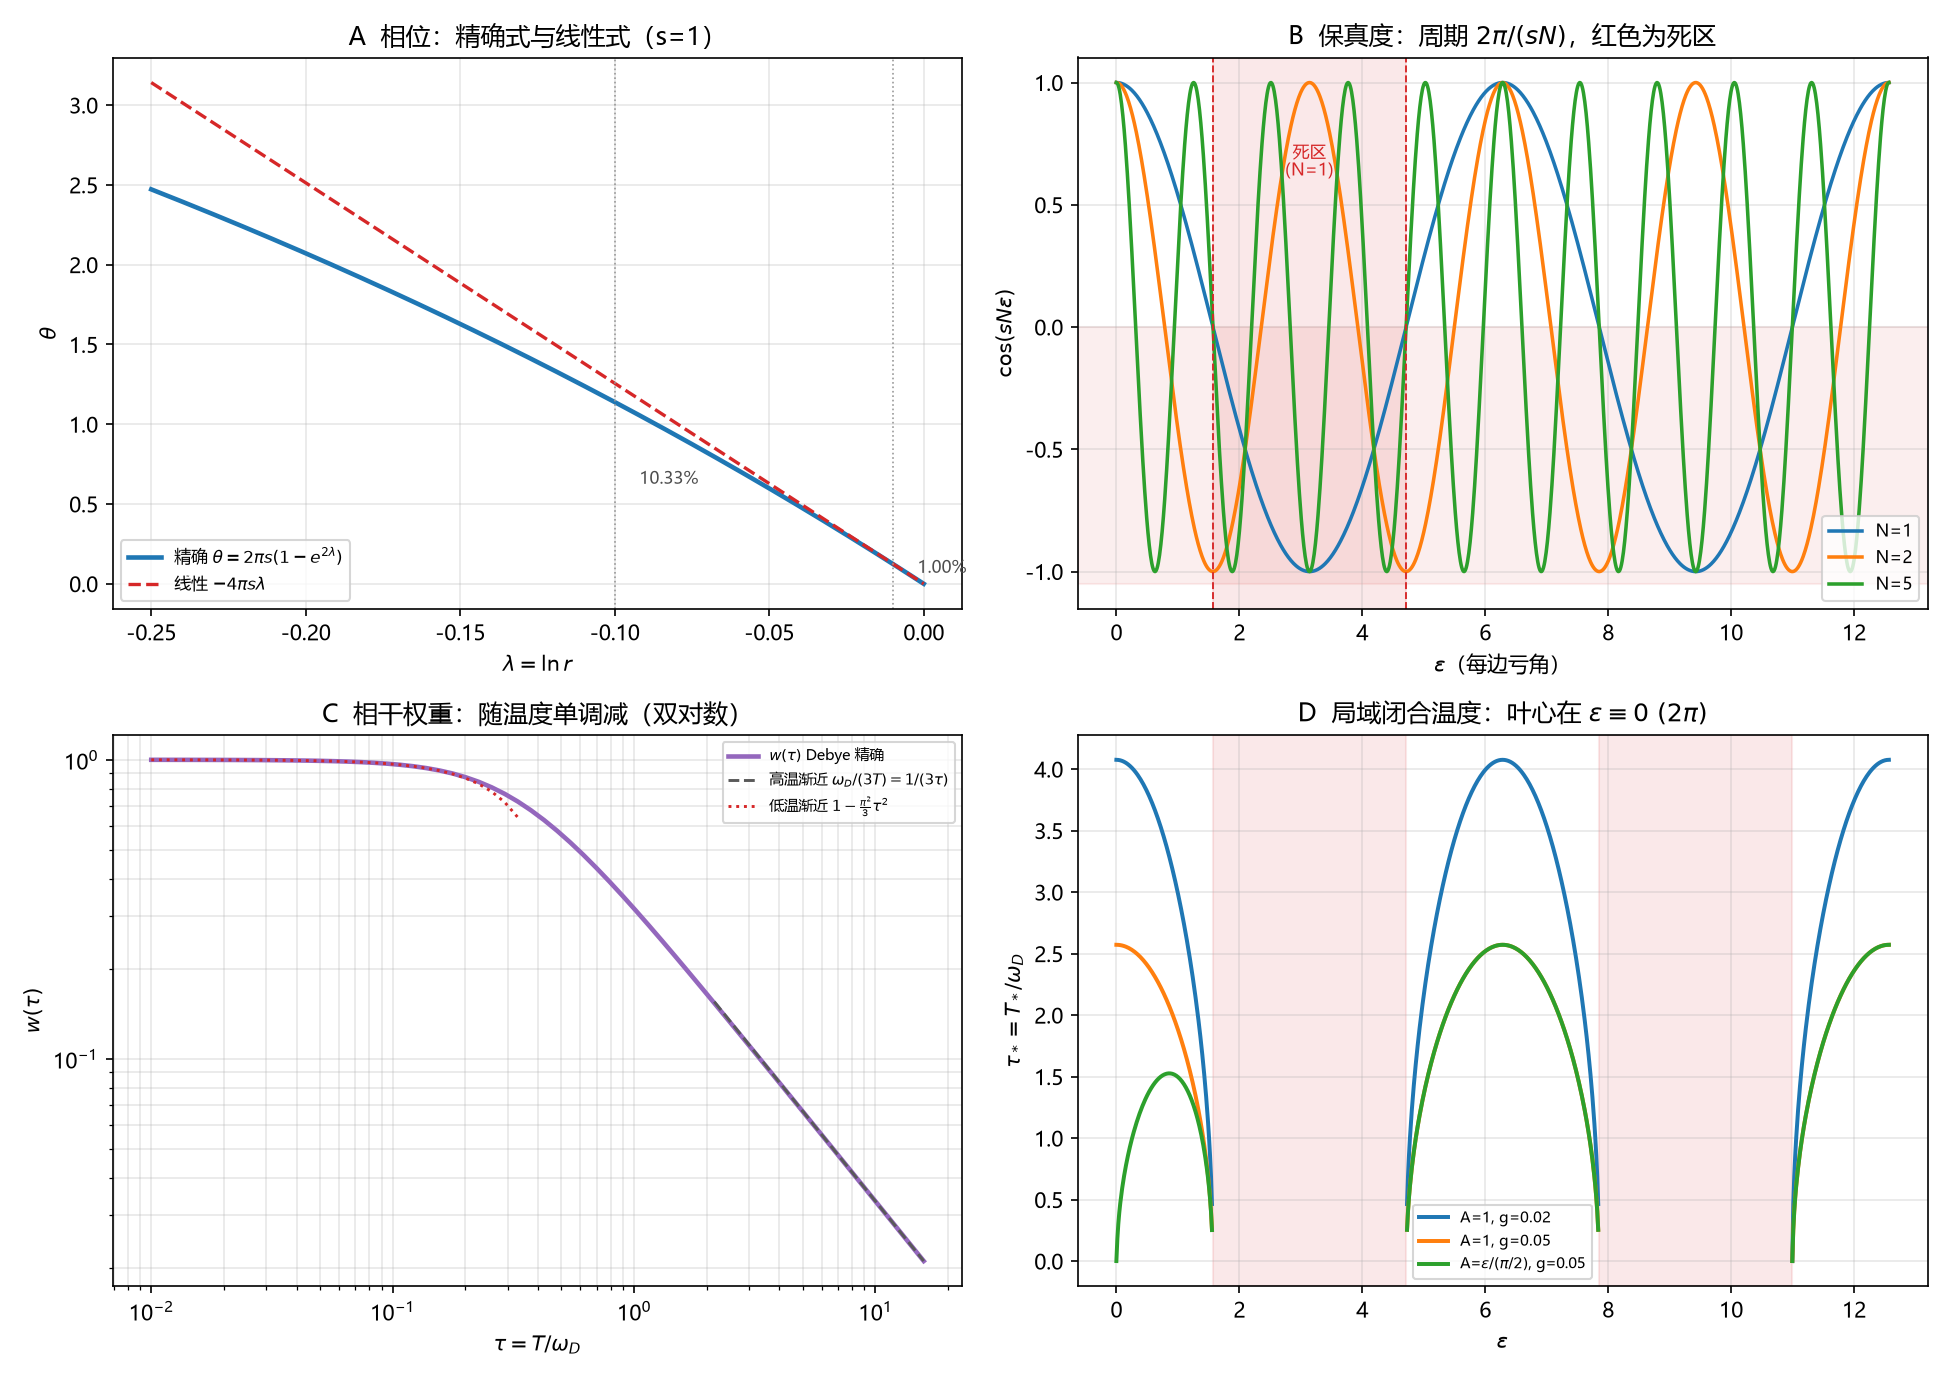

This chart was generated by the following Python code:
# -*- coding: utf-8 -*-
"""
G19 容差标定的数值核对（环 6）。

1. theta_lin: 精确 theta = 2*pi*s*(1-exp(2*lam)) 与线性 -4*pi*s*lam 的偏差；
2. fidelity: cos(s*N*eps) 的周期与死区；
3. w(tau): Debye 谱精确积分（Z 与 V_coh 之比，不是拟合）；
4. onset: 解 w(tau)*cos(Theta) = g*tau 得 tau_*(eps)。

只用 numpy + matplotlib；不引入 scipy。
"""

import csv
import os

import numpy as np
import matplotlib
matplotlib.use("Agg")
import matplotlib.pyplot as plt

plt.rcParams["font.sans-serif"] = ["Microsoft YaHei", "SimHei", "DejaVu Sans"]
plt.rcParams["axes.unicode_minus"] = False

HERE = os.path.dirname(os.path.abspath(__file__))
OUT_PNG = os.path.join(HERE, "环06_G19容差.png")
OUT_CSV = os.path.join(HERE, "环06_G19容差.csv")

TWO_PI = 2.0 * np.pi


# ---------------------------------------------------------------- Debye 权重
def nB(y):
    """Bose 占据，带溢出保护。"""
    y = np.asarray(y, dtype=float)
    out = np.empty_like(y)
    small = y < 1e-8
    out[small] = 1.0 / np.maximum(y[small], 1e-300)
    big = ~small
    with np.errstate(over="ignore"):
        out[big] = 1.0 / np.expm1(y[big])
    return out


def w_debye(tau, xgrid=None):
    """w(tau) = 2 * int_0^1 x / (1 + 2 n_B(x/tau)) dx。tau = T/omega_D。"""
    if xgrid is None:
        xgrid = np.linspace(0.0, 1.0, 4001)
    if tau <= 0:
        return 1.0
    occ = 1.0 + 2.0 * nB(xgrid / tau)
    f = xgrid / occ
    return float(2.0 * np.trapezoid(f, xgrid))


# ---------------------------------------------------------------- theta 与线性
def theta_exact(lam, s=1.0):
    return TWO_PI * s * (1.0 - np.exp(2.0 * lam))


def theta_linear(lam, s=1.0):
    return -4.0 * np.pi * s * lam


# ---------------------------------------------------------------- onset
def tau_onset(Theta, g, wtab_tau, wtab_val, amp=1.0):
    """解 A*amp * w(tau)*cos(Theta) = g*tau。无解返回 nan。"""
    c = np.cos(Theta)
    if c <= 0.0:
        return np.nan
    c = c * amp
    F = wtab_val * c - g * wtab_tau
    idx = np.where(F <= 0.0)[0]
    if idx.size == 0:
        return np.nan
    i = idx[0]
    if i == 0:
        return float(wtab_tau[0])
    lo, hi = wtab_tau[i - 1], wtab_tau[i]
    for _ in range(80):
        mid = 0.5 * (lo + hi)
        Fm = w_debye(mid) * c - g * mid
        if Fm > 0:
            lo = mid
        else:
            hi = mid
    return 0.5 * (lo + hi)


def main():
    rows = []

    # ---- 1. 线性化偏差
    lams = np.array([-0.001, -0.003, -0.01, -0.03, -0.1, -0.2])
    rel = []
    for lam in lams:
        te = theta_exact(lam)
        tl = theta_linear(lam)
        rel.append(abs(te - tl) / abs(te))
        rows.append(("lin_rel_error", lam, te, tl, rel[-1]))
    for lam, r in zip(lams, rel):
        print(f"lam={lam:+.3f}  rel_err={r*100:.4f}%")

    # ---- 2. 死区（s=1, N=1）
    dead = []
    for k in range(0, 2):
        dead.append((np.pi / 2 + TWO_PI * k, 3 * np.pi / 2 + TWO_PI * k))
    print("dead zones (eps, s=N=1):", [(round(a, 6), round(b, 6)) for a, b in dead])
    rows.append(("dead_zone", dead[0][0], dead[0][1], np.nan, np.nan))
    # ---- 3. w(tau)
    taus = np.logspace(-2, 1.2, 60)
    ws = np.array([w_debye(t) for t in taus])
    for t in [0.1, 0.5, 1.0, 3.0, 10.0]:
        wv = w_debye(t)
        rows.append(("w_debye", t, wv, 1.0 / (3.0 * t), np.nan))
    print(f"w(0.1)={w_debye(0.1):.6f}  w(1)={w_debye(1.0):.6f}  w(10)={w_debye(10.0):.6f}")
    print(f"high-T check: 1/(3*tau) at tau=10 -> {1/30:.6f}")

    # ---- 4. onset tau_*(eps)
    tau_tab = np.linspace(1e-3, 12.0, 4001)
    w_tab = np.array([w_debye(t) for t in tau_tab])
    eps = np.linspace(0.0, 2.0 * TWO_PI, 801)
    specs = [
        ("A=1, g=0.02", 0.02, lambda e: 1.0, "tab:blue"),
        ("A=1, g=0.05", 0.05, lambda e: 1.0, "tab:orange"),
        (r"A=$\varepsilon/(\pi/2)$, g=0.05", 0.05,
         lambda e: min(e / (np.pi / 2.0), 1.0), "tab:green"),
    ]
    curves = {}
    for label, g, afun, col in specs:
        tstar = np.array([tau_onset(e, g, tau_tab, w_tab, amp=afun(e)) for e in eps])
        curves[label] = (tstar, col)
        rows.append(("onset", g, np.nan, np.nan, float(np.nanmax(tstar))))
        peaks = []
        seg = []
        for e, t in zip(eps, tstar):
            if np.isfinite(t):
                seg.append((e, t))
            elif seg:
                peaks.append(max(seg, key=lambda p: p[1]))
                seg = []
        if seg:
            peaks.append(max(seg, key=lambda p: p[1]))
        print(f"{label}: finite frac={np.isfinite(tstar).mean():.3f}; peaks=" +
              ", ".join(f"(eps={p[0]:.3f},tau*={p[1]:.4f})" for p in peaks[:4]))

    # ---- 写 CSV
    with open(OUT_CSV, "w", newline="", encoding="utf-8-sig") as f:
        wr = csv.writer(f)
        wr.writerow(["kind", "x", "y", "y_ref", "extra"])
        wr.writerows(rows)

    # ---- 画图
    fig, ax = plt.subplots(2, 2, figsize=(13.0, 9.2))

    # A: 精确 vs 线性
    lam = np.linspace(-0.25, 0.0, 500)
    ax[0, 0].plot(lam, theta_exact(lam), lw=2.2, color="tab:blue",
                  label=r"精确 $\theta=2\pi s(1-e^{2\lambda})$")
    ax[0, 0].plot(lam, theta_linear(lam), lw=1.6, ls="--", color="tab:red",
                  label=r"线性 $-4\pi s\lambda$")
    for lm in (-0.01, -0.1):
        ax[0, 0].axvline(lm, color="0.6", lw=0.8, ls=":")
        ax[0, 0].annotate(f"{abs(theta_exact(lm)-theta_linear(lm))/abs(theta_exact(lm))*100:.2f}%",
                          xy=(lm, theta_exact(lm)), xytext=(lm + 0.008, theta_exact(lm) * 0.55),
                          fontsize=8, color="0.3")
    ax[0, 0].set_xlabel(r"$\lambda=\ln r$")
    ax[0, 0].set_ylabel(r"$\theta$")
    ax[0, 0].set_title("A  相位：精确式与线性式（s=1）")
    ax[0, 0].legend(fontsize=8)
    ax[0, 0].grid(alpha=0.3)

    # B: 保真度与死区
    ee = np.linspace(0.0, 2.0 * TWO_PI, 1200)
    for N, col in [(1, "tab:blue"), (2, "tab:orange"), (5, "tab:green")]:
        ax[0, 1].plot(ee, np.cos(N * ee), lw=1.7, color=col, label=f"N={N}")
    ax[0, 1].axhspan(-1.05, 0.0, color="tab:red", alpha=0.08)
    ax[0, 1].axvspan(np.pi / 2, 3 * np.pi / 2, color="tab:red", alpha=0.10)
    ax[0, 1].axvline(np.pi / 2, color="tab:red", lw=0.9, ls="--")
    ax[0, 1].axvline(3 * np.pi / 2, color="tab:red", lw=0.9, ls="--")
    ax[0, 1].text(np.pi, 0.62, "死区\n(N=1)", ha="center", fontsize=8, color="tab:red")
    ax[0, 1].set_xlabel(r"$\varepsilon$（每边亏角）")
    ax[0, 1].set_ylabel(r"$\cos(sN\varepsilon)$")
    ax[0, 1].set_title("B  保真度：周期 $2\\pi/(sN)$，红色为死区")
    ax[0, 1].legend(fontsize=8, loc="lower right")
    ax[0, 1].grid(alpha=0.3)

    # C: w(tau)
    ax[1, 0].loglog(taus, ws, lw=2.2, color="tab:purple", label=r"$w(\tau)$ Debye 精确")
    hi = taus >= 2.0
    ax[1, 0].loglog(taus[hi], 1.0 / (3.0 * taus[hi]), lw=1.4, ls="--", color="0.35",
                    label=r"高温渐近 $\omega_D/(3T)=1/(3\tau)$")
    lo = taus <= 0.35
    ax[1, 0].loglog(taus[lo], 1.0 - (np.pi ** 2 / 3.0) * taus[lo] ** 2,
                    lw=1.4, ls=":", color="tab:red",
                    label=r"低温渐近 $1-\frac{\pi^2}{3}\tau^2$")
    ax[1, 0].set_xlabel(r"$\tau=T/\omega_D$")
    ax[1, 0].set_ylabel(r"$w(\tau)$")
    ax[1, 0].set_title("C  相干权重：随温度单调减（双对数）")
    ax[1, 0].legend(fontsize=7)
    ax[1, 0].grid(alpha=0.3, which="both")

    # D: tau_*(eps)
    for label, (t, col) in curves.items():
        ax[1, 1].plot(eps, t, lw=1.9, color=col, label=label)
    for a, b in dead:
        if a < eps[-1]:
            ax[1, 1].axvspan(a, min(b, eps[-1]), color="tab:red", alpha=0.10)
    ax[1, 1].set_xlabel(r"$\varepsilon$")
    ax[1, 1].set_ylabel(r"$\tau_*=T_*/\omega_D$")
    ax[1, 1].set_title("D  局域闭合温度：叶心在 $\\varepsilon\\equiv0\\ (2\\pi)$")
    ax[1, 1].legend(fontsize=7)
    ax[1, 1].grid(alpha=0.3)

    fig.tight_layout()
    fig.savefig(OUT_PNG, dpi=150)
    plt.close(fig)
    print("saved:", OUT_PNG)
    print("saved:", OUT_CSV)


if __name__ == "__main__":
    main()
